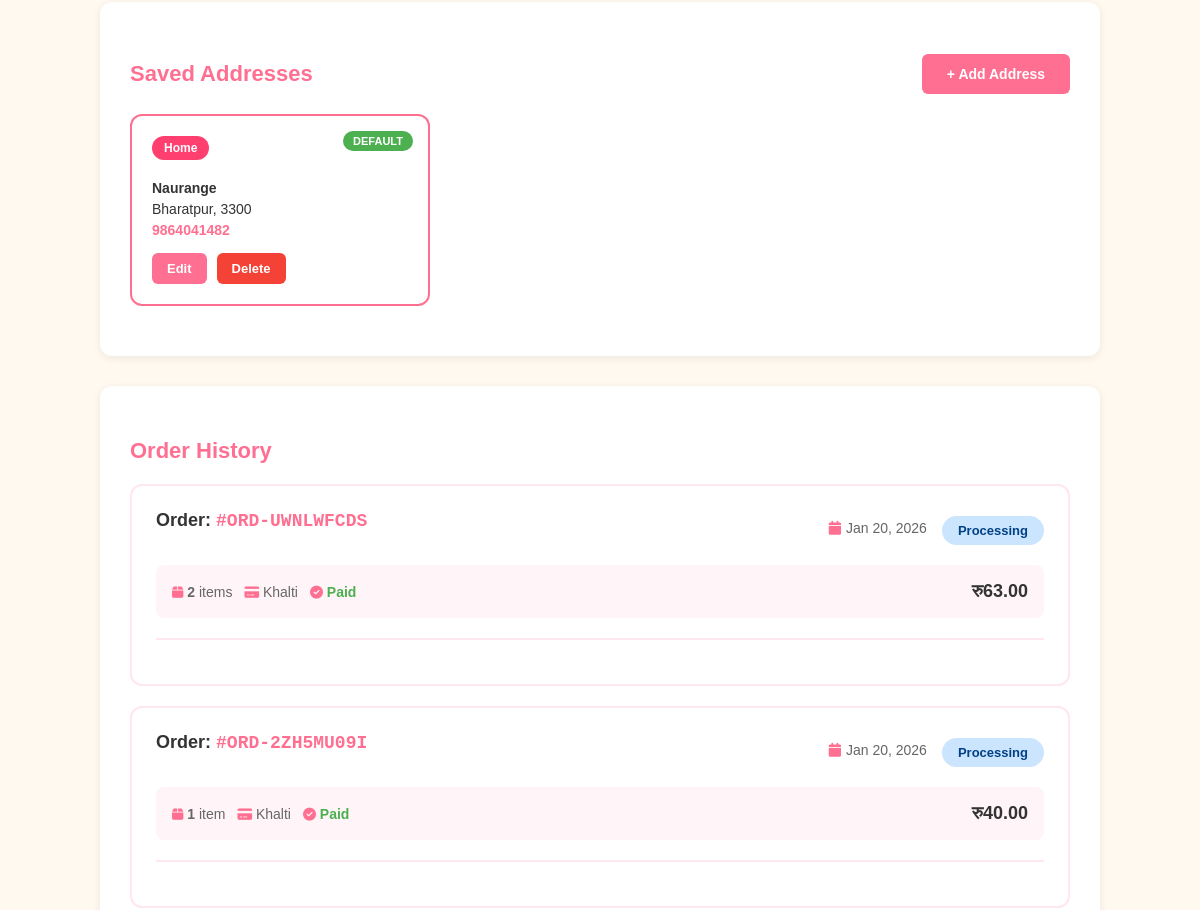
The page /profile/ (signed in, middle part) on the database as committed earlier.
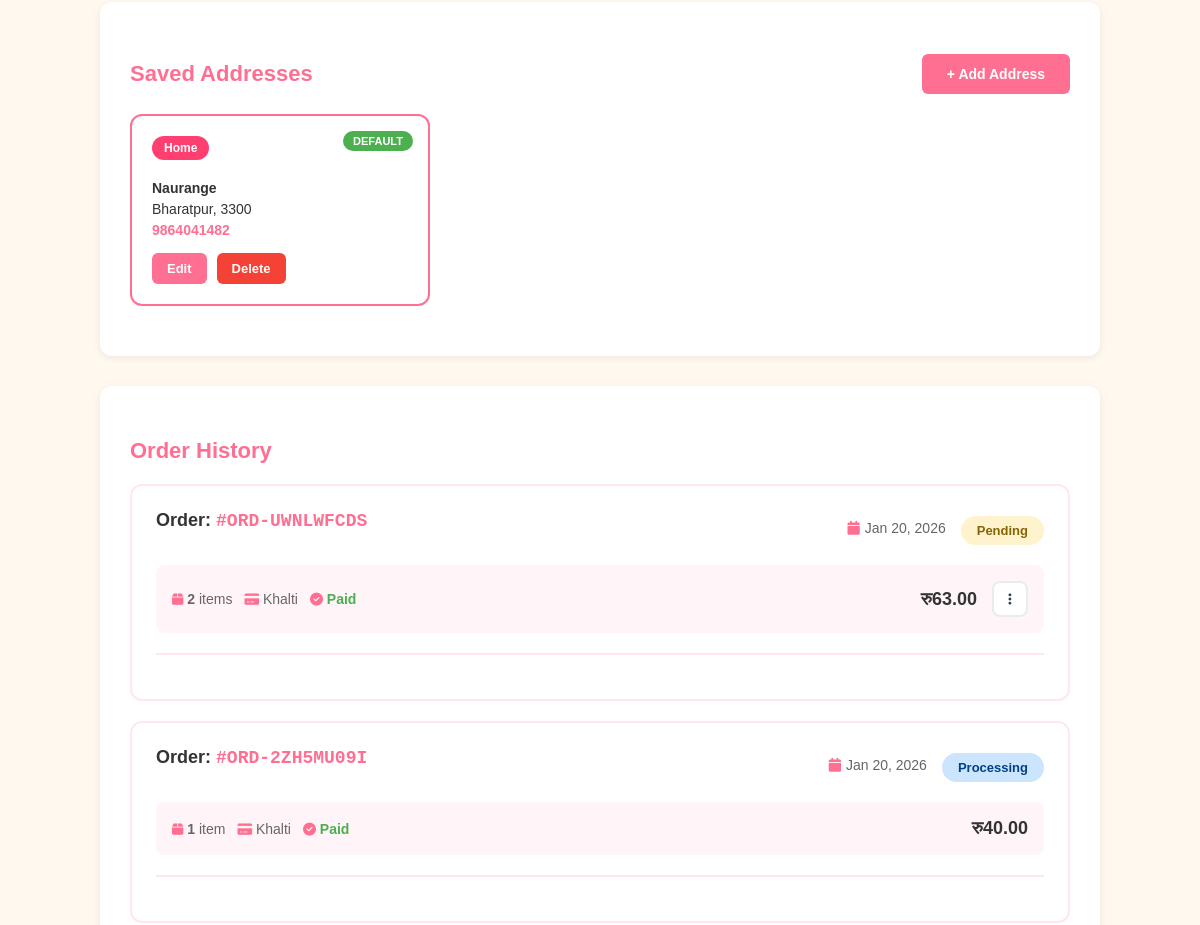
The same page on the database as committed later.
### shop/models.py (models this page shows, shortened)
class Order(models.Model):
    STATUS_CHOICES = [
        ('pending', 'Pending'),
        ('packing', 'Packing'),
        ('processing', 'Processing'),
        ('shipped', 'Shipped'),
        ('delivered', 'Delivered'),
        ('cancelled', 'Cancelled'),
    ]
    PAYMENT_METHOD_CHOICES = [
        ('khalti', 'Khalti'),
        ('cod', 'Cash on Delivery'),
    ]
    user = models.ForeignKey(User, on_delete=models.CASCADE)
    order_number = models.CharField(max_length=20, unique=True, editable=False, null=True, blank=True)
    first_name = models.CharField(max_length=100)
    last_name = models.CharField(max_length=100)
    email = models.EmailField()
    phone = models.CharField(max_length=20)
    address = models.TextField()
    city = models.CharField(max_length=100)
    postal_code = models.CharField(max_length=20, blank=True)
    notes = models.TextField(blank=True)
    total_amount = models.DecimalField(max_digits=10, decimal_places=2)
    payment_method = models.CharField(max_length=20, choices=PAYMENT_METHOD_CHOICES)
    status = models.CharField(max_length=20, choices=STATUS_CHOICES, default='pending')
    payment_verified = models.BooleanField(default=False)
    khalti_token = models.CharField(max_length=255, blank=True, null=True)
    khalti_transaction_id = models.CharField(max_length=255, blank=True, null=True)
    created_at = models.DateTimeField(auto_now_add=True)
    updated_at = models.DateTimeField(auto_now=True)
    class Meta:
        ordering = ['-created_at']

### userauth/views.py (the view)
# urls.py: path('profile/', views.profile, name='profile'),
@login_required
def profile(request):
    from shop.models import Order
    from dog.models import Dog
    addresses = Address.objects.filter(user=request.user)
    can_add_more = addresses.count() < 3
    orders = Order.objects.filter(user=request.user).prefetch_related('items__product').order_by('-created_at')[:5]
    total_orders = Order.objects.filter(user=request.user).count()
    my_dogs = Dog.objects.filter(lister=request.user).order_by('-created_at')[:5]
    total_dogs = Dog.objects.filter(lister=request.user).count()
    context = {
        'addresses': addresses,
        'can_add_more': can_add_more,
        'orders': orders,
        'my_dogs': my_dogs,
        'total_orders': total_orders,
        'total_dogs': total_dogs,
    }
    return render(request, 'profile.html', context)

### shop/context_processors.py (called while the page is built)
def cart_count(request):
    if request.user.is_authenticated:
        cart, _ = Cart.objects.get_or_create(user=request.user)
        count = cart.items.count()
    else:
        count = 0
    return {'cart_count': count}

### shop/models.py (called while the page is built)
    def subtotal(self):
        return self.price * self.quantity

### templates/profile.html (shortened to what the changed rows need)
{% extends 'base.html' %}
{% load static %}
{% block content %}
<div class="profile-container">
    <div class="section">
        {% if orders %}
        <div class="orders-list">
            {% for order in orders %}
            <div class="order-card" onclick="window.location.href='{% url 'order_detail' order.id %}'" style="cursor: pointer;">
                <div class="order-header">
                    <div class="order-number">
                        Order: <span>#{{ order.order_number }}</span>
                    </div>
                    <div class="order-meta">
                        <div class="order-date">
                            <i class="fas fa-calendar"></i>
                            {{ order.created_at|date:"M d, Y" }}
                        </div>
                        <span class="listing-status status-{{ order.status }}">
                            {{ order.get_status_display }}
                        </span>
                    </div>
                </div>
                <div class="order-summary">
                    <div class="order-summary-left">
                        <div class="order-info-row">
                            <span><i class="fas fa-box"></i> <strong>{{ order.items.count }}</strong> item{{ order.items.count|pluralize }}</span>
                            <span><i class="fas fa-credit-card"></i> {{ order.get_payment_method_display }}</span>
                            {% if order.payment_method == 'khalti' %}
                                {% if order.payment_verified %}
                                    <span style="color: #4caf50; font-weight: 600;"><i class="fas fa-check-circle"></i> Paid</span>
                                {% else %}
                                    <span style="color: #ff9800; font-weight: 600;"><i class="fas fa-clock"></i> Payment Pending</span>
                                {% endif %}
                            {% endif %}
                        </div>
                    </div>
                    <div class="order-summary-right">
                        <div class="order-total">रु{{ order.total_amount }}</div>
                        {% if order.status == 'pending' %}
                        <div class="order-actions-menu">
                            <button class="order-menu-btn" onclick="toggleDropdown(event, 'order-menu-{{ order.id }}')">
                                <i class="fas fa-ellipsis-v"></i>
                            </button>
                        </div>
                        {% endif %}
                    </div>
                </div>
                <div class="order-details">
                </div>
            </div>
            {% endfor %}
        </div>
        {% else %}
        <div class="no-orders">
            <div class="no-orders-icon">∅</div>
            <p>You haven't placed any orders yet</p>
            <a href="{% url 'shop_home' %}" class="btn btn-add">Start Shopping</a>
        </div>
        {% endif %}
    </div>
</div>
{% endblock %}

Rows that differ between the two databases and show on the page:
changed Order "ORD-UWNLWFCDS": status "Processing" → "Pending"
